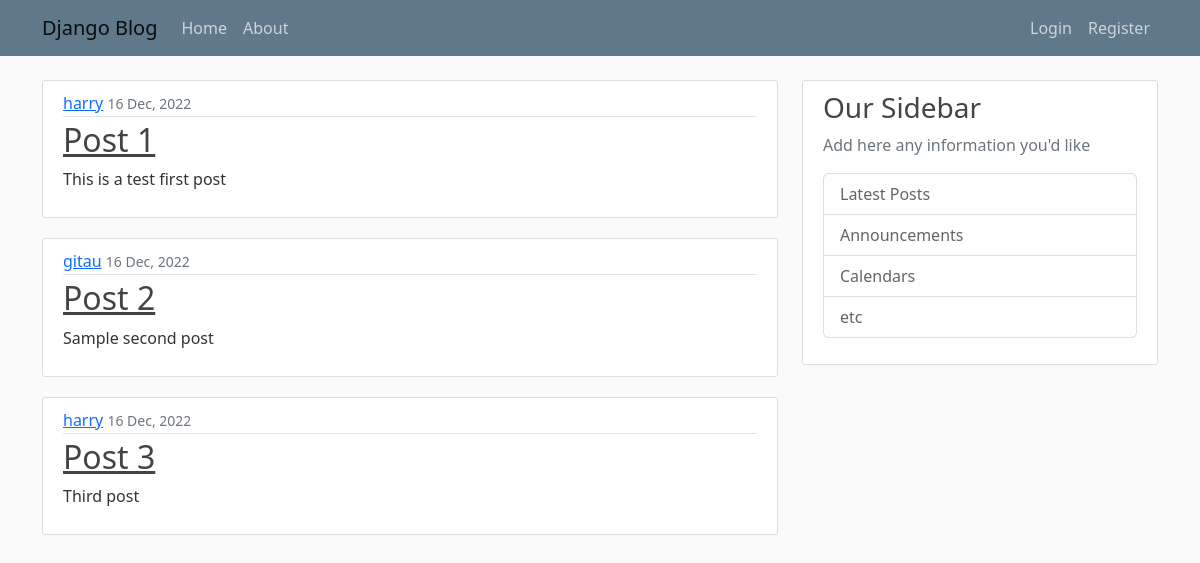
The app's page /, older data.
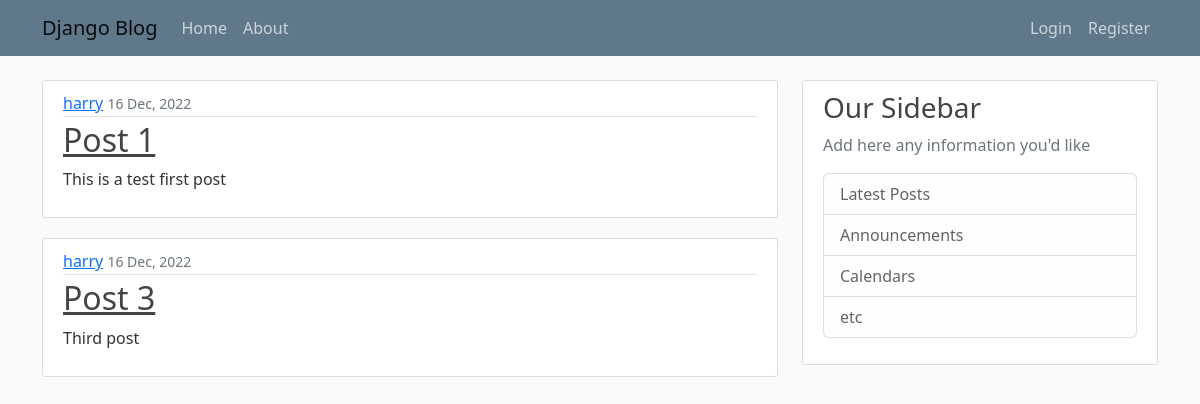
The same page, newer data.
### blog/models.py (models this page shows, shortened)
class Post(models.Model):
    title = models.CharField(max_length=100)
    content = models.TextField()
    timestamp = models.DateTimeField(default=timezone.now)
    author = models.ForeignKey(User, on_delete=models.CASCADE)

### blog/views.py (the view)
# urls.py: path('', views.home, name='blog-home'),
def home(request):
    context = {
        'posts': Post.objects.all()
    }
    return render(request, 'blog/home.html', context)

### blog/templates/blog/home.html
{% extends "blog/base.html" %}
{% block content %}
    {% for post in posts %}
        <article class="media content-section">
            <div class="media-body">
                <div class="article-metadata">
                    <a class="mr-2" href="#">{{ post.author }}</a>
                    <small class="text-muted">{{ post.timestamp |date:"d M, Y" }}</small>
                </div>
                <h2><a class="article-title" href="#">{{ post.title }}</a></h2>
                <p class="article-content">{{ post.content }}</p>
            </div>
        </article>
    {% endfor %}
{% endblock content %}

### blog/templates/blog/base.html (shortened to what this page needs)
{% load static %}
<!doctype html>
<html lang="en">
  <head>
    <link
        href="https://cdn.jsdelivr.net/npm/bootstrap@5.2.3/dist/css/bootstrap.min.css"
        rel="stylesheet"
>
    <link rel="stylesheet" href=" {% static 'blog/main.css' %} " type="text/css">
  </head>
  <body>
    <header class="site-header">
      {% block navbar %}
        <nav class="navbar navbar-expand-lg bg-steel fixed-top">
          <div class="container">
            <a class="navbar-brand" href=" {% url 'blog-home' %} ">Django Blog</a>
            <div class="collapse navbar-collapse" id="navbarTogglerDemo02">
              <ul class="navbar-nav me-auto mb-2 mb-lg-0">
                <li class="nav-item">
                  <a class="nav-link active" aria-current="page" href=" {% url 'blog-home' %} ">Home</a>
                </li>
                <li class="nav-item">
                  <a class="nav-link" href=" {% url 'blog-about' %} ">About</a>
                </li>
              </ul>
              <ul class="nav navbar-nav navbar-right">
               {% if user.is_authenticated %}
                <li class="nav-item"><a class="nav-link" href=" {% url 'profile' %} ">Profile</a></li>
                <li class="nav-item"><a class="nav-link" href=" {% url 'logout' %} ">Logout</a></li>
               {% else %}
                <li class="nav-item"><a class="nav-link" href=" {% url 'login' %} ">Login</a></li>
                <li class="nav-item"><a class="nav-link" href=" {% url 'register' %} ">Register</a></li>
               {% endif %}
              </ul>
            </div>
          </div>
        </nav>
      {% endblock navbar %}
    </header>
    <main role="main" class="container">
      <div class="row">
        <div class="col-md-8">
          {% block content %}{% endblock %}
        </div>
        <div class="col-md-4">
          <div class="content-section">
            <h3>Our Sidebar</h3>
            <p class="text-muted">Add here any information you'd like
              <ul class="list-group">
                <li class="list-group-item list-group-item-light">Latest Posts</li>
                <li class="list-group-item list-group-item-light">Announcements</li>
                <li class="list-group-item list-group-item-light">Calendars</li>
                <li class="list-group-item list-group-item-light">etc</li>
              </ul>
            </p>
          </div>
        </div>
      </div>
    </main>
  </body>
</html>

### blog/static/blog/main.css (style rules this page uses)
body { background: #fafafa; color: #333333; margin-top: 5rem; }
h1, h2, h3, h4, h5, h6 { color: #444444; }
ul { margin: 0; }
.bg-steel { background-color: #5f788a; }
.site-header .navbar-nav .nav-link { color: #cbd5db; }
.site-header .navbar-nav .nav-link.active { font-weight: 500; }
.content-section { background: #ffffff; padding: 10px 20px; border: 1px solid #dddddd; border-radius: 3px; margin-bottom: 20px; }
.article-title { color: #444444; }
.article-content { white-space: pre-line; }
.article-metadata { padding-bottom: 1px; margin-bottom: 4px; border-bottom: 1px solid #e3e3e3 }

Row changes from the older to the newer data that the page shows:
removed Post: author "gitau", timestamp "16 Dec, 2022", title "Post 2", content "Sample second post"
